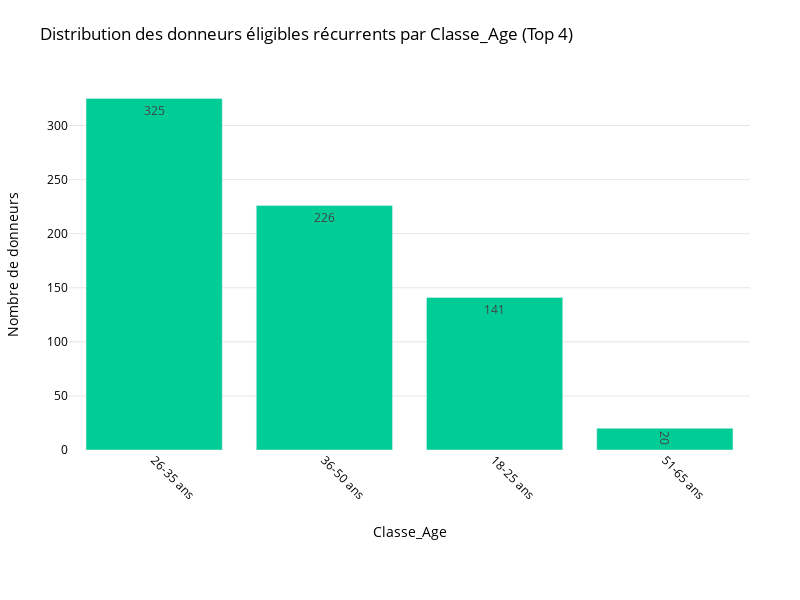
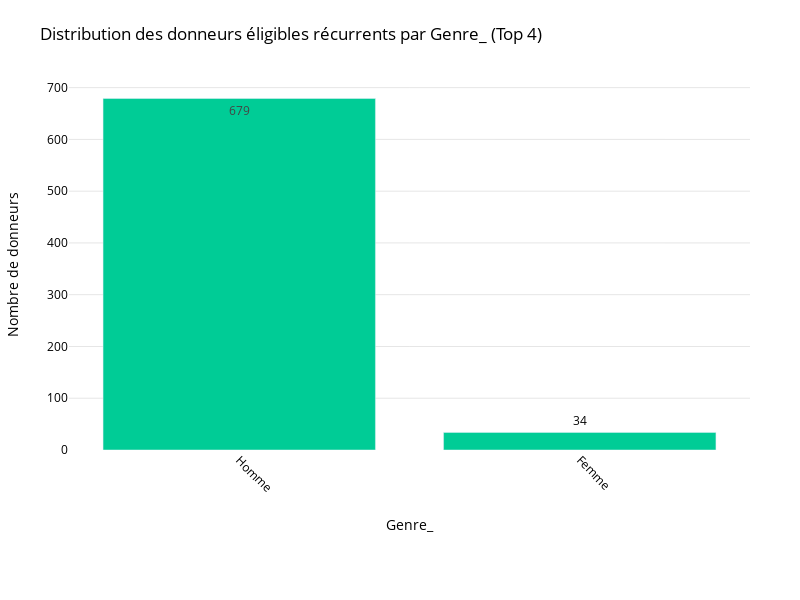
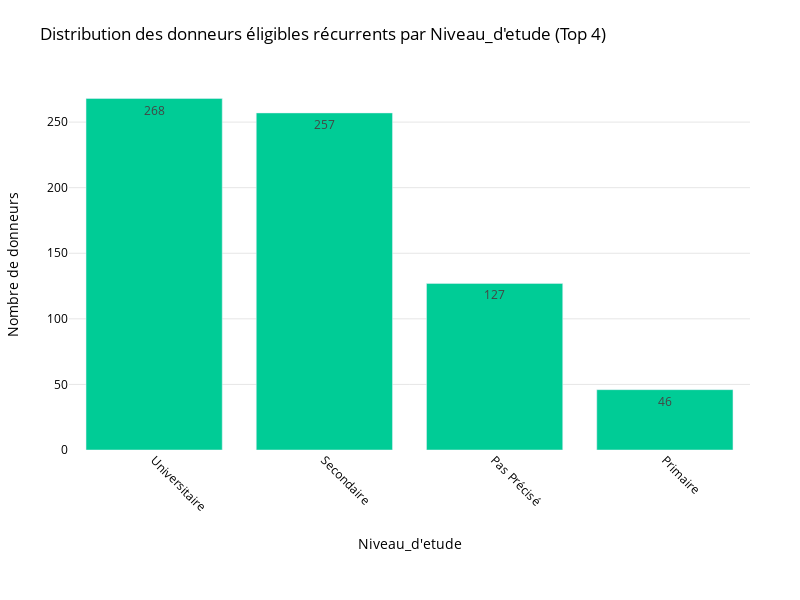
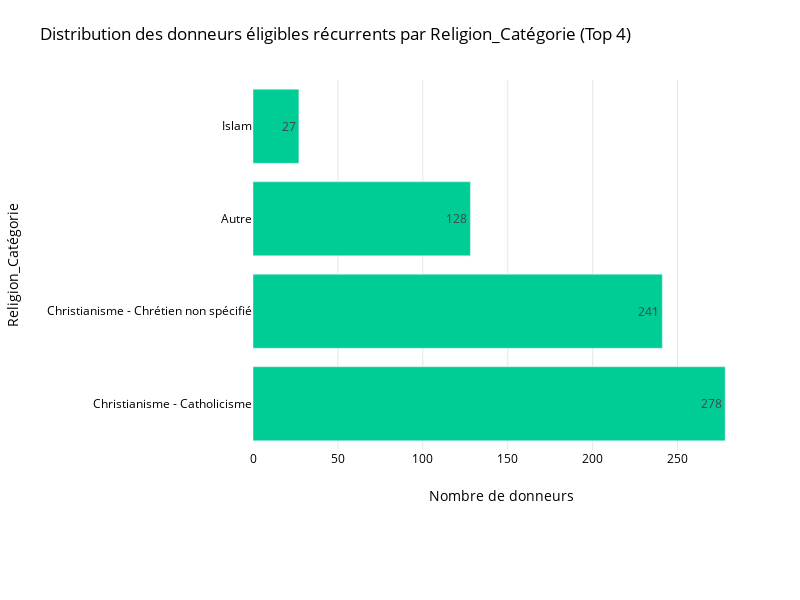

The notebook cell saved with these charts, in order:
### Code cell
import pandas as pd
import plotly.graph_objects as go
from plotly.subplots import make_subplots

# Charger les données
df = pd.read_excel('last.xlsx')

# Étape 1 : Filtrer les donneurs éligibles
df_eligible = df[df['ÉLIGIBILITÉ_AU_DON.'] == 'Eligible']

# Identifier les donneurs récurrents et non récurrents
df_eligible_recurrent = df_eligible[df_eligible['A-t-il (elle) déjà donné le sang'] == 'Oui']
df_eligible_non_recurrent = df_eligible[df_eligible['A-t-il (elle) déjà donné le sang'] == 'Non']

# Liste des colonnes démographiques à analyser
demographic_columns = ['Classe_Age', 'Genre_', "Niveau_d'etude", 'Religion_Catégorie', 
                       'Situation_Matrimoniale_(SM)', 'categories', 'Arrondissement_de_résidence_']

# Fonction pour générer un graphique Plotly avec les top 4 catégories et orientation personnalisée
def plot_top4_demographic(data_recurrent, data_non_recurrent, column, title_prefix, comparison=False, orientation='v'):
    """
    Génère un graphique Plotly avec les top 4 catégories pour une variable démographique.
    
    Parameters:
    - data_recurrent: DataFrame des donneurs récurrents
    - data_non_recurrent: DataFrame des donneurs non récurrents (pour comparaison)
    - column: Colonne démographique à analyser
    - title_prefix: Préfixe du titre du graphique
    - comparison: Booléen pour indiquer si on compare récurrents et non récurrents
    - orientation: 'v' pour vertical (par défaut), 'h' pour horizontal
    """
    # Compter les occurrences pour les donneurs récurrents et non récurrents
    if comparison:
        # Pour les graphiques de comparaison (récurrents vs non récurrents)
        count_recurrent = data_recurrent[column].value_counts()
        count_non_recurrent = data_non_recurrent[column].value_counts()
        
        # Fusionner les deux séries pour obtenir toutes les catégories
        all_categories = pd.concat([count_recurrent, count_non_recurrent], axis=1, sort=False)
        all_categories.columns = ['Récurrents', 'Non Récurrents']
        all_categories.fillna(0, inplace=True)
        
        # Calculer le total pour trier
        all_categories['Total'] = all_categories['Récurrents'] + all_categories['Non Récurrents']
        top4_categories = all_categories.sort_values('Total', ascending=False).head(4).index
        
        # Filtrer les données pour ne garder que les top 4 catégories
        count_recurrent = count_recurrent[count_recurrent.index.isin(top4_categories)]
        count_non_recurrent = count_non_recurrent[count_non_recurrent.index.isin(top4_categories)]
        
        # Créer le graphique de comparaison
        fig = go.Figure()
        
        if orientation == 'v':
            # Orientation verticale
            fig.add_trace(go.Bar(
                x=count_recurrent.index,
                y=count_recurrent.values,
                name='Récurrents (Oui)',
                marker_color='#00cc96',  # Vert
                text=count_recurrent.values,
                textposition='auto',
                hovertemplate='<b>%{x}</b><br>Nombre: %{y}<br>Catégorie: Récurrents<extra></extra>'
            ))
            
            fig.add_trace(go.Bar(
                x=count_non_recurrent.index,
                y=count_non_recurrent.values,
                name='Non Récurrents (Non)',
                marker_color='#ff5733',  # Orange
                text=count_non_recurrent.values,
                textposition='auto',
                hovertemplate='<b>%{x}</b><br>Nombre: %{y}<br>Catégorie: Non Récurrents<extra></extra>'
            ))
            
            xaxis_title = column
            yaxis_title = 'Nombre de donneurs'
            xaxis_config = dict(tickangle=45, title_standoff=25)
            yaxis_config = dict(gridcolor='rgba(0,0,0,0.1)', title_standoff=25)
            
        else:
            # Orientation horizontale
            fig.add_trace(go.Bar(
                y=count_recurrent.index,
                x=count_recurrent.values,
                name='Récurrents (Oui)',
                marker_color='#00cc96',  # Vert
                text=count_recurrent.values,
                textposition='auto',
                hovertemplate='<b>%{y}</b><br>Nombre: %{x}<br>Catégorie: Récurrents<extra></extra>',
                orientation='h'
            ))
            
            fig.add_trace(go.Bar(
                y=count_non_recurrent.index,
                x=count_non_recurrent.values,
                name='Non Récurrents (Non)',
                marker_color='#ff5733',  # Orange
                text=count_non_recurrent.values,
                textposition='auto',
                hovertemplate='<b>%{y}</b><br>Nombre: %{x}<br>Catégorie: Non Récurrents<extra></extra>',
                orientation='h'
            ))
            
            xaxis_title = 'Nombre de donneurs'
            yaxis_title = column
            xaxis_config = dict(gridcolor='rgba(0,0,0,0.1)', title_standoff=25)
            yaxis_config = dict(title_standoff=25)
            
    else:
        # Pour les graphiques de distribution (donneurs récurrents uniquement)
        count_recurrent = data_recurrent[column].value_counts()
        top4_categories = count_recurrent.head(4).index
        count_recurrent = count_recurrent[count_recurrent.index.isin(top4_categories)]
        
        # Créer le graphique de distribution
        fig = go.Figure()
        
        if orientation == 'v':
            # Orientation verticale
            fig.add_trace(go.Bar(
                x=count_recurrent.index,
                y=count_recurrent.values,
                name='Récurrents',
                marker_color='#00cc96',  # Vert
                text=count_recurrent.values,
                textposition='auto',
                hovertemplate='<b>%{x}</b><br>Nombre: %{y}<br>Catégorie: Récurrents<extra></extra>'
            ))
            
            xaxis_title = column
            yaxis_title = 'Nombre de donneurs'
            xaxis_config = dict(tickangle=45, title_standoff=25)
            yaxis_config = dict(gridcolor='rgba(0,0,0,0.1)', title_standoff=25)
            
        else:
            # Orientation horizontale
            fig.add_trace(go.Bar(
                y=count_recurrent.index,
                x=count_recurrent.values,
                name='Récurrents',
                marker_color='#00cc96',  # Vert
                text=count_recurrent.values,
                textposition='auto',
                hovertemplate='<b>%{y}</b><br>Nombre: %{x}<br>Catégorie: Récurrents<extra></extra>',
                orientation='h'
            ))
            
            xaxis_title = 'Nombre de donneurs'
            yaxis_title = column
            xaxis_config = dict(gridcolor='rgba(0,0,0,0.1)', title_standoff=25)
            yaxis_config = dict(title_standoff=25)
    
    # Personnaliser le layout
    fig.update_layout(
        title=f"{title_prefix} par {column} (Top 4)",
        xaxis_title=xaxis_title,
        yaxis_title=yaxis_title,
        xaxis=xaxis_config,
        yaxis=yaxis_config,
        legend=dict(
            title='Statut de récurrence',
            orientation='h',
            yanchor='bottom',
            y=-0.3,
            xanchor='center',
            x=0.5
        ),
        plot_bgcolor='white',
        paper_bgcolor='white',
        font=dict(size=12, color='black'),
        margin=dict(l=50, r=50, t=80, b=150),
        width=800,
        height=600,
        bargap=0.2,
        barmode='group' if comparison else 'stack'
    )
    
    # Afficher le graphique
    fig.show()
    
    # Sauvegarder en HTML
    fig.write_html(f"plotly_{title_prefix.lower().replace(' ', '_')}_{column.lower()}_{orientation}.html")

# Étape 2.1 : Distribution des donneurs éligibles récurrents (Top 4 catégories)
# On peut choisir l'orientation pour chaque colonne
orientation_dict = {
    'Classe_Age': 'v',  # Vertical pour les tranches d'âge
    'Genre_': 'v',      # Vertical pour le genre
    'Niveau_d_etude': 'v',  # Vertical pour le niveau d'étude
    'Religion_Catégorie': 'h',  # Horizontal pour les religions (étiquettes longues)
    'Situation_Matrimoniale_(SM)': 'v',  # Vertical pour la situation matrimoniale
    'categories': 'h',  # Horizontal pour les catégories professionnelles (étiquettes longues)
    'Arrondissement_de_résidence_': 'h'  # Horizontal pour les arrondissements (étiquettes longues)
}

for column in demographic_columns:
    orientation = orientation_dict.get(column, 'v')  # Par défaut vertical si non spécifié
    plot_top4_demographic(
        data_recurrent=df_eligible_recurrent,
        data_non_recurrent=None,
        column=column,
        title_prefix="Distribution des donneurs éligibles récurrents",
        comparison=False,
        orientation=orientation
    )

# Étape 2.2 : Comparaison des donneurs récurrents et non récurrents (Top 4 catégories)
comparison_columns = ['Classe_Age', 'Genre_', 'categories']
comparison_orientation_dict = {
    'Classe_Age': 'v',  # Vertical pour les tranches d'âge
    'Genre_': 'v',      # Vertical pour le genre
    'categories': 'h'   # Horizontal pour les catégories professionnelles
}

for column in comparison_columns:
    orientation = comparison_orientation_dict.get(column, 'v')  # Par défaut vertical si non spécifié
    plot_top4_demographic(
        data_recurrent=df_eligible_recurrent,
        data_non_recurrent=df_eligible_non_recurrent,
        column=column,
        title_prefix="Comparaison des donneurs éligibles récurrents et non récurrents",
        comparison=True,
        orientation=orientation
    )

### Figure 1 — Plotly figure (JSON) as saved in the notebook; plotly's stock layout.template omitted (floating-point values rounded to 4 significant figures)
{"data": [{"hovertemplate": "<b>%{x}</b><br>Nombre: %{y}<br>Catégorie: Récurrents<extra></extra>", "marker": {"color": "#00cc96"}, "name": "Récurrents", "text": [325, 226, 141, 20], "textposition": "auto", "type": "bar", "x": ["26-35 ans", "36-50 ans", "18-25 ans", "51-65 ans"], "y": [325, 226, 141, 20]}], "layout": {"bargap": 0.2, "barmode": "stack", "font": {"color": "black", "size": 12}, "height": 600, "legend": {"orientation": "h", "title": {"text": "Statut de récurrence"}, "x": 0.5, "xanchor": "center", "y": -0.3, "yanchor": "bottom"}, "margin": {"b": 150, "l": 50, "r": 50, "t": 80}, "paper_bgcolor": "white", "plot_bgcolor": "white", "title": {"text": "Distribution des donneurs éligibles récurrents par Classe_Age (Top 4)"}, "width": 800, "xaxis": {"tickangle": 45, "title": {"standoff": 25, "text": "Classe_Age"}}, "yaxis": {"gridcolor": "rgba(0,0,0,0.1)", "title": {"standoff": 25, "text": "Nombre de donneurs"}}}}

### Figure 2 — Plotly figure (JSON) as saved in the notebook; plotly's stock layout.template omitted (floating-point values rounded to 4 significant figures)
{"data": [{"hovertemplate": "<b>%{x}</b><br>Nombre: %{y}<br>Catégorie: Récurrents<extra></extra>", "marker": {"color": "#00cc96"}, "name": "Récurrents", "text": [679, 34], "textposition": "auto", "type": "bar", "x": ["Homme", "Femme"], "y": [679, 34]}], "layout": {"bargap": 0.2, "barmode": "stack", "font": {"color": "black", "size": 12}, "height": 600, "legend": {"orientation": "h", "title": {"text": "Statut de récurrence"}, "x": 0.5, "xanchor": "center", "y": -0.3, "yanchor": "bottom"}, "margin": {"b": 150, "l": 50, "r": 50, "t": 80}, "paper_bgcolor": "white", "plot_bgcolor": "white", "title": {"text": "Distribution des donneurs éligibles récurrents par Genre_ (Top 4)"}, "width": 800, "xaxis": {"tickangle": 45, "title": {"standoff": 25, "text": "Genre_"}}, "yaxis": {"gridcolor": "rgba(0,0,0,0.1)", "title": {"standoff": 25, "text": "Nombre de donneurs"}}}}

### Figure 3 — Plotly figure (JSON) as saved in the notebook; plotly's stock layout.template omitted (floating-point values rounded to 4 significant figures)
{"data": [{"hovertemplate": "<b>%{x}</b><br>Nombre: %{y}<br>Catégorie: Récurrents<extra></extra>", "marker": {"color": "#00cc96"}, "name": "Récurrents", "text": [268, 257, 127, 46], "textposition": "auto", "type": "bar", "x": ["Universitaire", "Secondaire", "Pas Précisé", "Primaire"], "y": [268, 257, 127, 46]}], "layout": {"bargap": 0.2, "barmode": "stack", "font": {"color": "black", "size": 12}, "height": 600, "legend": {"orientation": "h", "title": {"text": "Statut de récurrence"}, "x": 0.5, "xanchor": "center", "y": -0.3, "yanchor": "bottom"}, "margin": {"b": 150, "l": 50, "r": 50, "t": 80}, "paper_bgcolor": "white", "plot_bgcolor": "white", "title": {"text": "Distribution des donneurs éligibles récurrents par Niveau_d'etude (Top 4)"}, "width": 800, "xaxis": {"tickangle": 45, "title": {"standoff": 25, "text": "Niveau_d'etude"}}, "yaxis": {"gridcolor": "rgba(0,0,0,0.1)", "title": {"standoff": 25, "text": "Nombre de donneurs"}}}}

### Figure 4 — Plotly figure (JSON) as saved in the notebook; plotly's stock layout.template omitted (floating-point values rounded to 4 significant figures)
{"data": [{"hovertemplate": "<b>%{y}</b><br>Nombre: %{x}<br>Catégorie: Récurrents<extra></extra>", "marker": {"color": "#00cc96"}, "name": "Récurrents", "orientation": "h", "text": [278, 241, 128, 27], "textposition": "auto", "type": "bar", "x": [278, 241, 128, 27], "y": ["Christianisme - Catholicisme", "Christianisme - Chrétien non spécifié", "Autre", "Islam"]}], "layout": {"bargap": 0.2, "barmode": "stack", "font": {"color": "black", "size": 12}, "height": 600, "legend": {"orientation": "h", "title": {"text": "Statut de récurrence"}, "x": 0.5, "xanchor": "center", "y": -0.3, "yanchor": "bottom"}, "margin": {"b": 150, "l": 50, "r": 50, "t": 80}, "paper_bgcolor": "white", "plot_bgcolor": "white", "title": {"text": "Distribution des donneurs éligibles récurrents par Religion_Catégorie (Top 4)"}, "width": 800, "xaxis": {"gridcolor": "rgba(0,0,0,0.1)", "title": {"standoff": 25, "text": "Nombre de donneurs"}}, "yaxis": {"title": {"standoff": 25, "text": "Religion_Catégorie"}}}}
